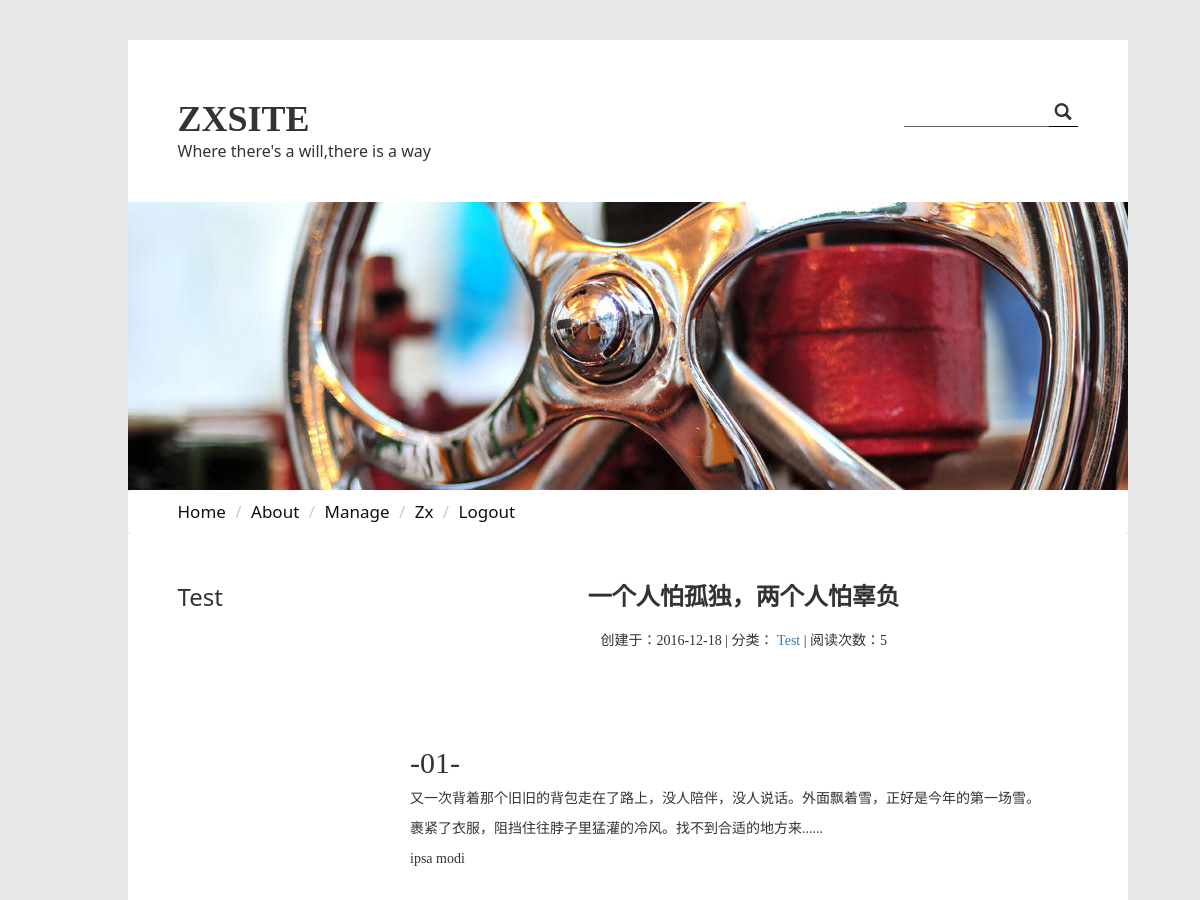
The app's page /tags/271/ (signed in, upper part), older data.
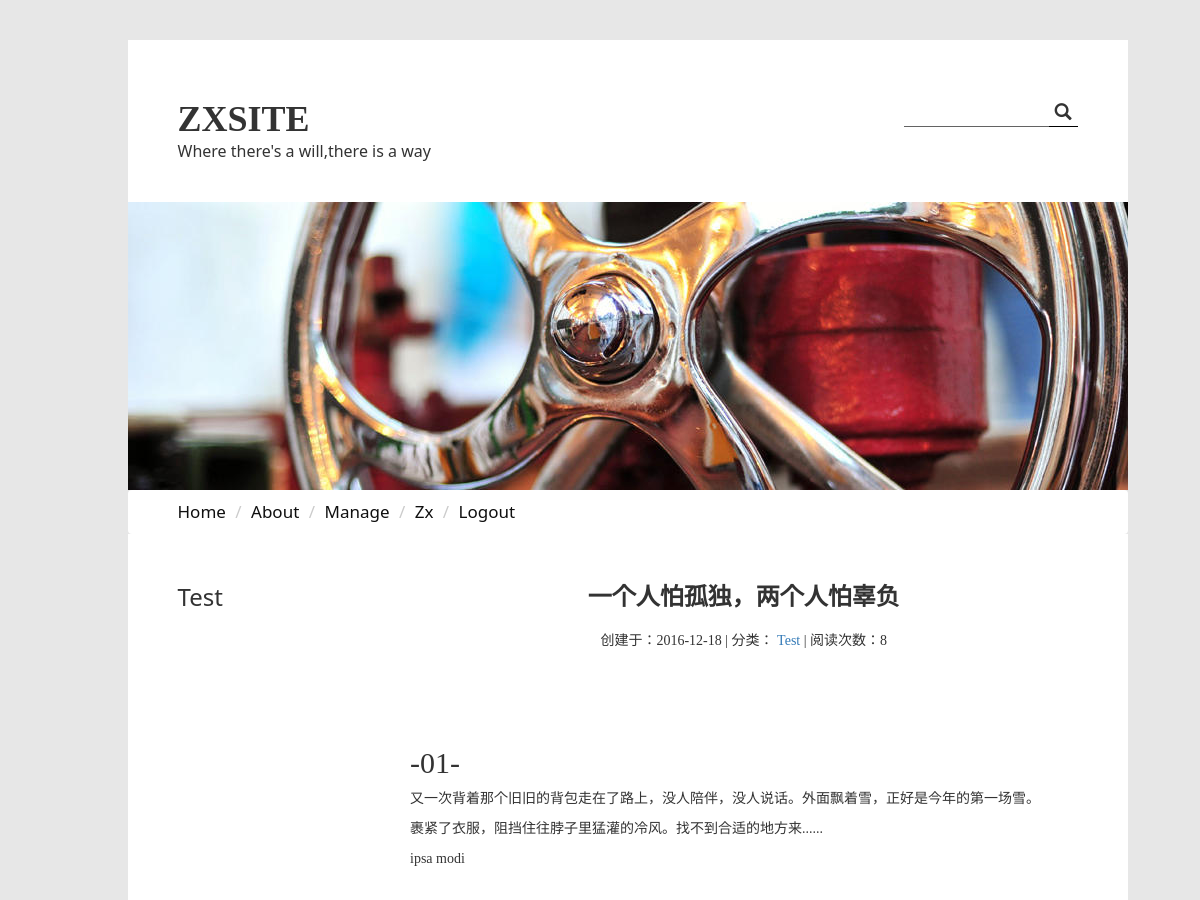
The same page, newer data.
### zxsite/models.py (models this page shows, shortened)
class Article(models.Model):
    author = models.ForeignKey('Bloger', verbose_name='作者')
    tags = models.ManyToManyField('Tag', verbose_name='标签')
    title = models.CharField('标题', max_length=50)
    content = models.TextField('正文')
    abstract = models.TextField('摘要',null=True,blank=True)
    ARTICLE_STATUS = (
        ('P', 'PUBLIC'),
        ('E', 'EDITING'),
        ('D', 'DELETED'),
        ('C', 'DELETE-COMPELETLY')
    )
    status = models.CharField('文章状态', max_length=1, choices=ARTICLE_STATUS)
    created_time = models.DateTimeField('创建时间', auto_now_add=True)
    lasted_modified_time = models.DateTimeField('最新修改时间', auto_now=True)
    views = models.PositiveIntegerField('浏览数', default=0)
    likes = models.PositiveIntegerField('点赞数', default=0)
    topped = models.BooleanField('是否置顶', default=False)
    class meta:
        ordering = ['-lasted_modified_time']

### zxsite/views.py (the view)
# urls.py: url(r'^tags/(?P<tagid>[0-9]+)/$',views.tag_ins,name='tagins'),
def tag_ins(request,tagid):
    tag = Tag.objects.get(id=tagid)
    articles = tag.article_set.all().order_by('-created_time')
    content ={
        'tag':tag,
        'articles':articles
    }
    return render(request,'zxsite/tag-ins.html',content)

### zxsite/models.py (called while the page is built)
    def __str__(self):
        return self.name

### zxsite/templates/zxsite/tag-ins.html (shortened to what this page needs)
{% extends 'zxsite/subbase1.html' %}
{% block tag-ins %}
    <div class="row">
        <div class="col-md-3">
            <h3 class="text-capitalize">{{ tag.name }}</h3>
        </div>
        <div class="col-md-9">
            {% for article in articles %}
                <div style="" class="self-atc-div">
                    <h3 style="">{{ article.title }}</h3>
                    <div style="">
                        <p style="">创建于：{{ article.created_time|date:'Y-m-d' }}</p>
                        |
                        分类：
                        {% for tag in article.tags.all %}
                        <p class="text-capitalize"><a href="">{{ tag }}</a></p>
                        {% endfor %}
                        |
                        <p>阅读次数：{{ article.views }}</p>
                    </div>
                    <p class="text-justify self-atc-div-p">{{ article.abstract | safe }}</p>
                    {% lorem 2 w random %}
                </div>
            {% endfor %}
        </div>
    </div>
{% endblock %}

Row changes from the older to the newer data that the page shows:
changed Article "一个人怕孤独，两个人怕辜负": views "5" → "8"
